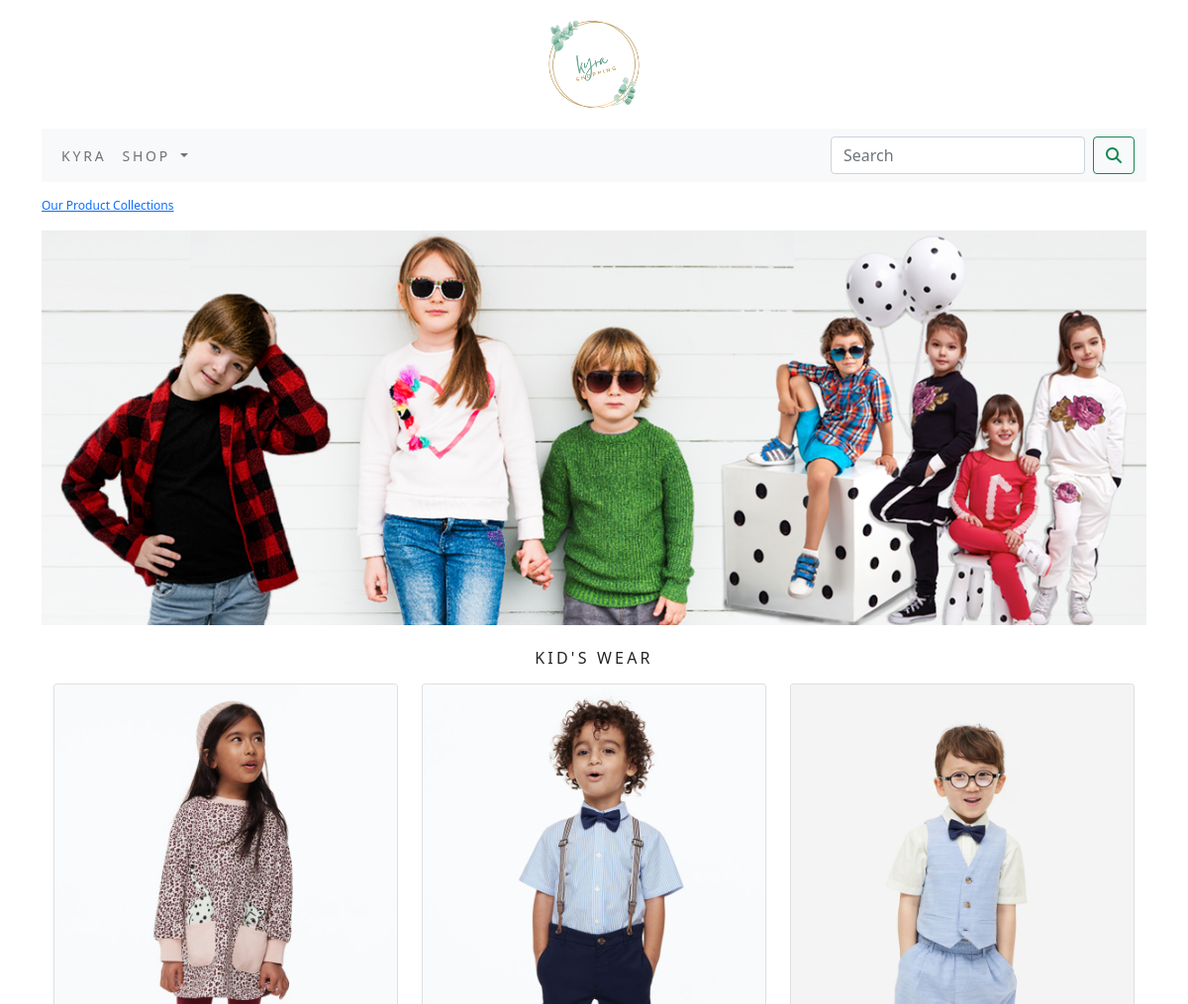
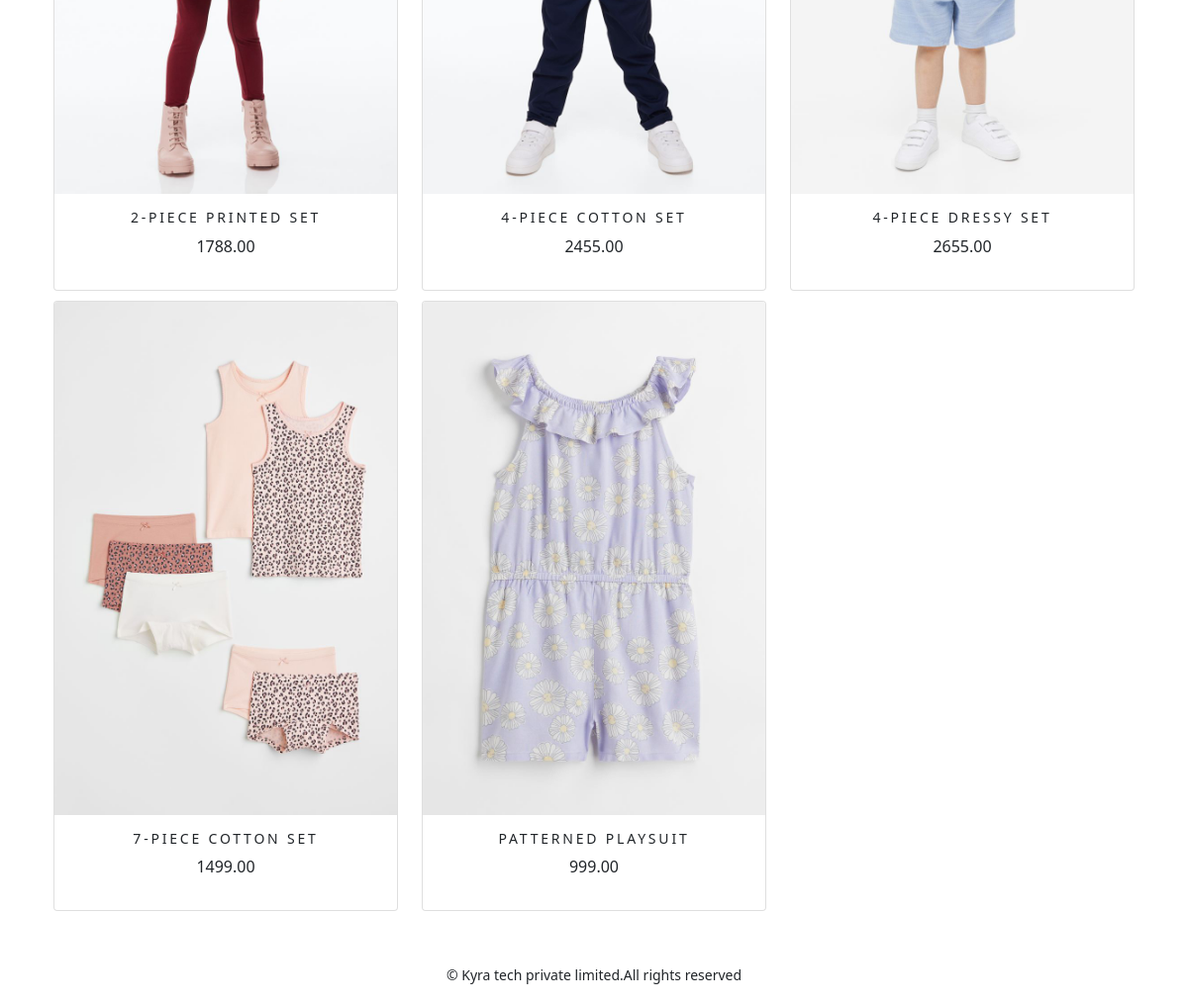
Screenshot of /kyra/kids-wear/ with the database file from the repository (2 pictures, top to bottom).
### Kyra/models.py (models this page shows, shortened)
class Category(models.Model):
    name = models.CharField(max_length=250, unique=True)
    slug = models.SlugField(max_length=250, unique=True)
    desc = models.TextField(blank=True)
    img = models.ImageField(upload_to='category', blank=True)
    class Meta:
        ordering = ('name',)
        verbose_name = 'category'
        verbose_name_plural = 'categories'
    def get_url(self):
        return reverse('Kyra:products_by_category', args=[self.slug])

class Product(models.Model):
    name = models.CharField(max_length=250, unique=True)
    slug = models.SlugField(max_length=250, unique=True)
    desc = models.TextField(blank=True)
    price = models.DecimalField(max_digits=10, decimal_places=2)
    category = models.ForeignKey(Category, on_delete=models.CASCADE)
    img = models.ImageField(upload_to='product', blank=True)
    stock = models.IntegerField()
    available = models.BooleanField(default=True)
    created = models.DateTimeField(auto_now_add=True)
    updated = models.DateTimeField(auto_now=True)
    def get_url(self):
        return reverse('Kyra:productcatdetail', args=[self.category.slug, self.slug])
    class Meta:
        ordering = ('name',)
        verbose_name = 'product'
        verbose_name_plural = 'products'

### Kyra/views.py (the view)
# urls.py: path('', views.allprodcat, name='allprodcat'),
def allprodcat(request, c_slug=None):
    c_page = None
    products_list = None
    if c_slug != None:
        c_page = get_object_or_404(Category, slug=c_slug)
        products_list = Product.objects.all().filter(category=c_page, available=True)
    else:
        products_list = Product.objects.all().filter(available=True)
    paginator = Paginator(products_list, 6)
    try:
        page = int(request.GET.get('page', '1'))
    except:
        page = 1
    try:
        products = paginator.page(page)
    except(EmptyPage, InvalidPage):
        products = paginator.page(paginator.num_pages)
    return render(request, "category.html", {'category': c_page, 'products': products})

### Kyra/context_processors.py (called while the page is built)
def menu_links(request):
    links = Category.objects.all()
    return dict(links=links)

### cart/context_processors.py (called while the page is built)
def counter(request):
    item_count=0
    if 'admin' in request.path:
        return{}
    else:
        try:
            cart=Cart.objects.filter(cart_id=_cart_id(request))
            car_items=CartItem.objects.all().filter(cart=cart[:1])
            for cart_item in car_items:
                item_count += cart_item.quantity
        except Cart.DoesNotExist:
            item_count=0
    return dict(item_count=item_count)

### cart/views.py (called while the page is built)
def _cart_id(request):
    cart=request.session.session_key
    if not cart:
        cart=request.session.create()
    return cart

### templates/category.html (shortened to what this page needs)
{% extends 'base.html' %}
{% load static %}
{% block content %}
    {% if category %}
       <div>
           <div class="row my_row_class">
               <div class="mx_auto">
                    <P> <a href="{% url 'Kyra:allprodcat' %}">Our Product Collections</a></P>
               </div>
           </div>
       </div>
    {% endif %}
        <div class="mx_auto">
            {% if category %}
                 <img class="my_image" src="{{category.img.url}}" alt="{{category.name}}" style="width:100%">
        </div>
       <br>
            <div>
                 <h2 class="text-center my_title" >{{category.name}}</h2>
            </div>
           {% endif %}
             <div class="container">
                  <div class=" row mx_auto">
                       {% for product in products.object_list %}
                            <div class="my_bottom_margin col-9 col-sm-12 col-md-4 col-lg-4">
                                   <div class="card text-center" style="min-width:18rem">
                                        <a href="{{product.get_url}}"><img class="card-img-top my_image" src="{{ product.img.url}}" alt="{{product.name}}"></a>
                                        <div class="card-body">
                                             <h4>{{product.name}}</h4>
                                             <p>{{product.price}}</p>
                                        </div>
                                   </div>
                            </div>
                      {% endfor %}
                      <div class="mx_auto">
                          <br>
                      </div>
                 </div>
            </div>
{% endblock %}

### static/css/custom.css (style rules this page uses)
body { font-family: 'Oswald', sans-serif; }
.my_row_class { padding-top:15px; }
.my_row_class .mx_auto { color:black; font-size:12px; }
.my_image { width=100%; height=auto; }
.my_title { font-size:16px; text-transform:uppercase; letter-spacing:.2em; }
.my_bottom_margin { margin-bottom:10px; }
.card-body h4 { font-size:14px; text-transform:uppercase; letter-spacing:.2em; }

### rows the page displays
Category: img (picture), name "KID'S WEAR"
Product: img (picture), name "2-PIECE PRINTED SET", price "1788.00"
Product: img (picture), name "4-PIECE COTTON SET", price "2455.00"
Product: img (picture), name "4-PIECE DRESSY SET", price "2655.00"
Product: img (picture), name "7-PIECE COTTON SET", price "1499.00"
Product: img (picture), name "PATTERNED PLAYSUIT", price "999.00"
